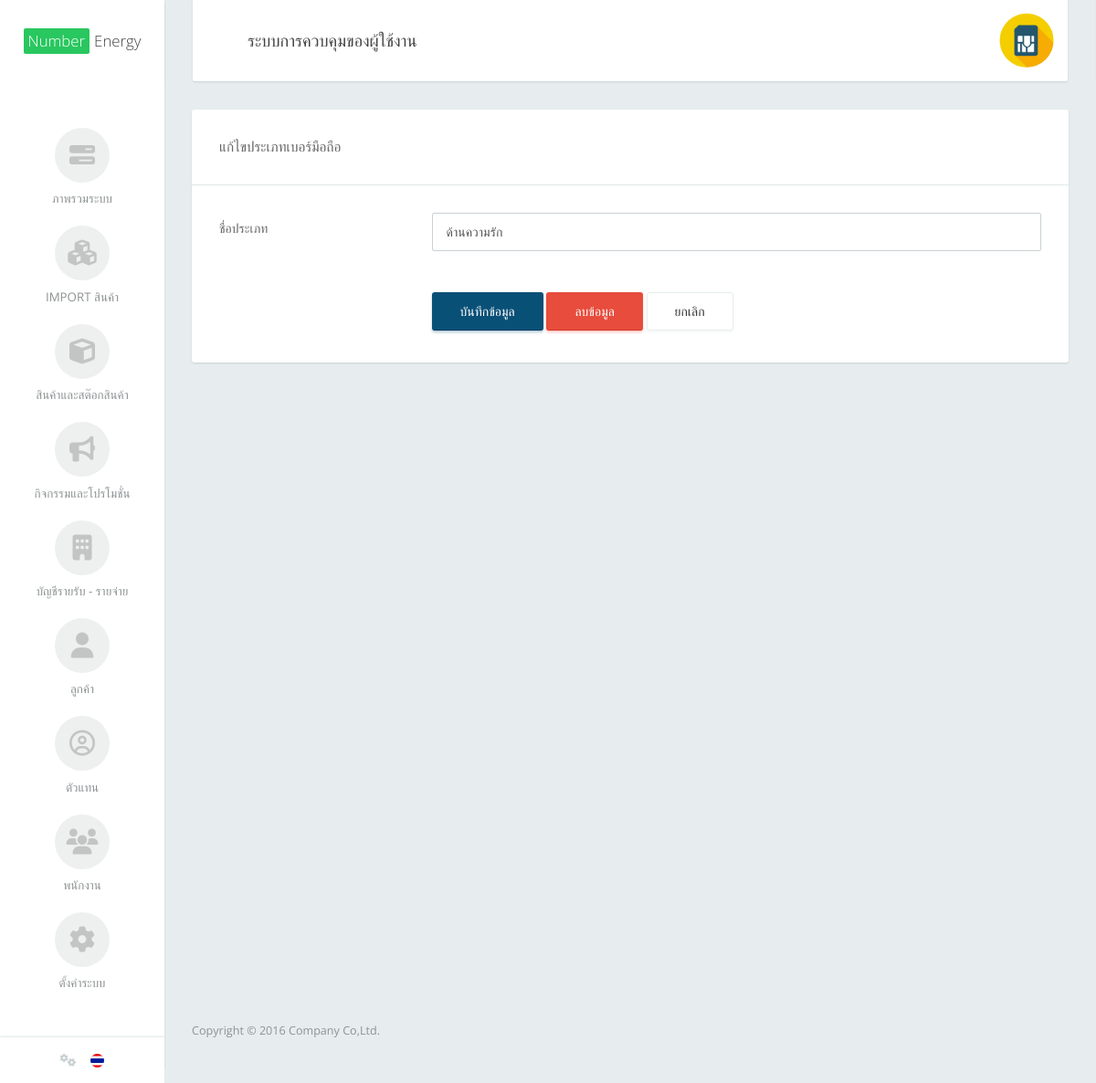
The app's page /Admin/product_type_update/3 (signed in), older data.
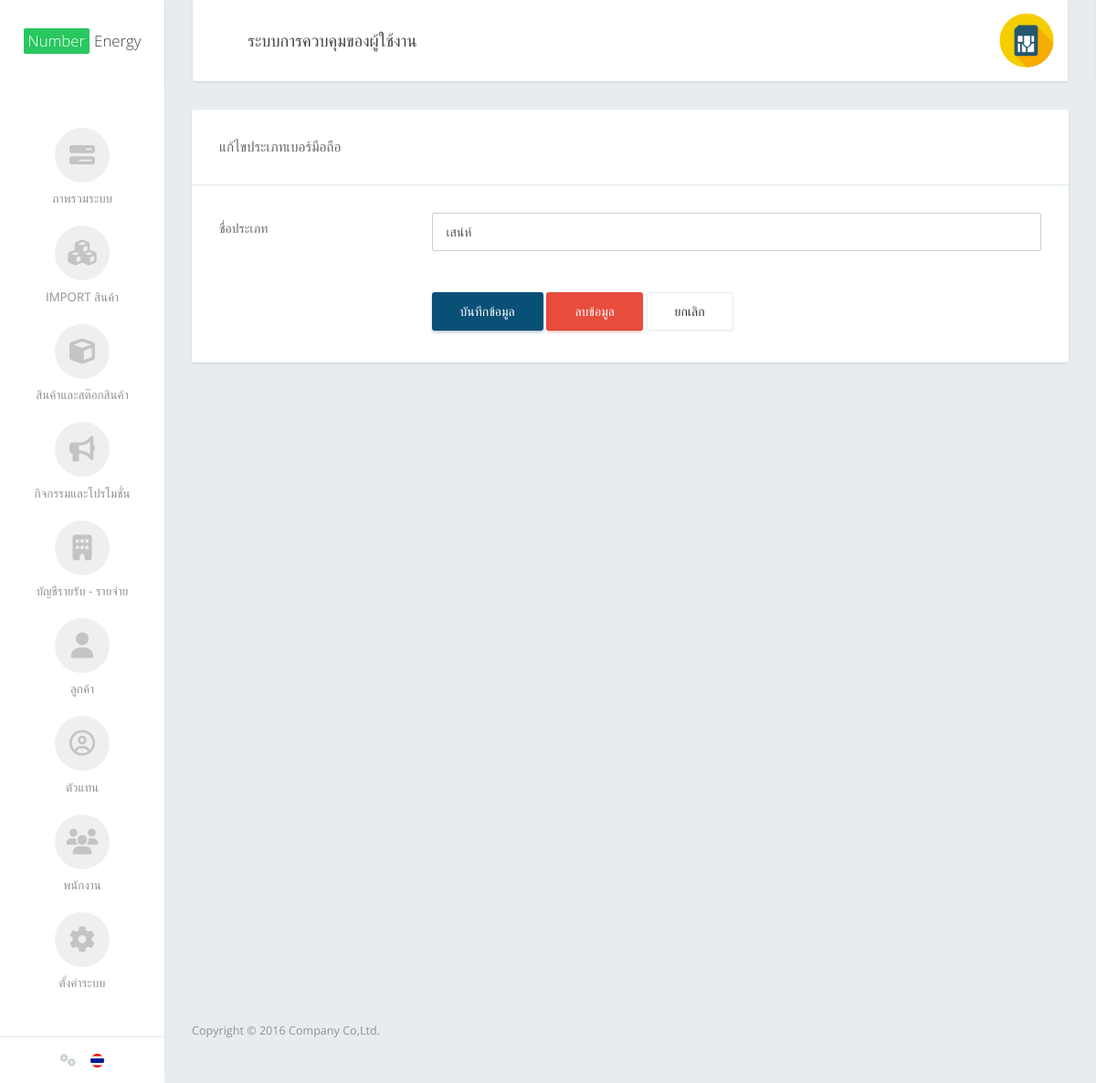
The same page, newer data.
### tables this page shows
CREATE TABLE `dmn_product_type` (
  `product_type_id` int(11) NOT NULL,
  `product_type_name` varchar(100) NOT NULL
);

### application/controllers/Admin.php (called while the page is built, shortened)
<?php
class Admin extends CI_Controller {
	public function product_type_update()
	{
		$product_type_id = $this->uri->segment(3);
		$data['Product_Type'] = $this->Product_model->product_type_detail($product_type_id);
		$data['page'] = "admin/product_type_update";
		$this->load->view('admin/theme',$data);
	}
}

### index.php (called while the page is built, shortened)
<?php
require_once BASEPATH.'core/CodeIgniter.php';

### application/models/Product_model.php (called while the page is built, shortened)
<?php
class Product_model extends CI_Model {
	public function product_type_detail($product_type_id)
	{
		$this->db->where('product_type_id',$product_type_id);
		$query = $this->db->get('dmn_product_type');
		return $query->result_array();
	}
}

### application/views/admin/product_type_update.php (the view, shortened to what this page needs)
<div class="col-md-12">
  <div class="card">
    <div class="card-header"> แก้ไขประเภทเบอร์มือถือ </div>
    <div class="card-body"> <?php echo form_open('Product_process/product_type_update','class="form form-horizontal"')?>
      <div class="section">
        <div class="section-body">
          <div class="form-group">
            <div class="col-md-3">
              <label class="control-label">ชื่อประเภท</label>
            </div>
            <div class="col-md-9">
              <input name="product_type_name" type="text" value="<?php echo $Product_Type[0]['product_type_name']?>" class="form-control" placeholder="กรอกชื่อประเภท" required="required">
            </div>
          </div>
        </div>
      </div>
      <div class="form-footer">
        <div class="form-group">
          <div class="col-md-9 col-md-offset-3">
            <button type="submit" class="btn btn-primary">บันทึกข้อมูล</button>
            <a href="<?php echo site_url('Admin/product_type_delete')?>/<?php echo $Product_Type[0]['product_type_id']?>" onclick="return confirm('ต้องการลบข้อมูล?')"><button type="button" class="btn btn-danger">ลบข้อมูล</button></a>
            <a href="<?php echo site_url('Admin/product_type_list')?>"><button type="button" class="btn btn-default">ยกเลิก</button></a>
          </div>
        </div>
      </div>
      <?php echo form_close()?> </div>
  </div>
</div>

Row changes from the older to the newer data that the page shows:
changed dmn_product_type: product_type_name "ด้านความรัก" → "เสน่ห์"
